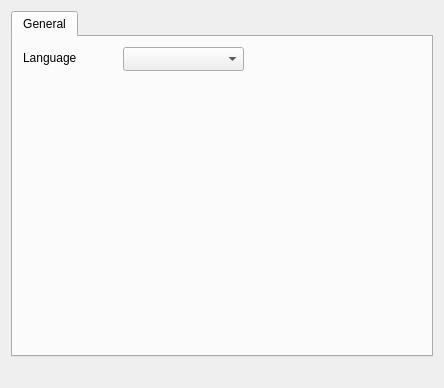
<?xml version="1.0" encoding="UTF-8"?>
<ui version="4.0">
 <class>LanguagePreferences</class>
 <widget class="QDialog" name="LanguagePreferences">
  <property name="geometry">
   <rect>
    <x>0</x>
    <y>0</y>
    <width>444</width>
    <height>388</height>
   </rect>
  </property>
  <property name="windowTitle">
   <string>Preferences</string>
  </property>
  <layout class="QGridLayout" name="gridLayout">
   <item row="0" column="0" colspan="2">
    <widget class="QTabWidget" name="tabWidget">
     <property name="tabPosition">
      <enum>QTabWidget::North</enum>
     </property>
     <property name="currentIndex">
      <number>0</number>
     </property>
     <widget class="QWidget" name="TabGeneral">
      <attribute name="title">
       <string>General</string>
      </attribute>
      <widget class="QLabel" name="label">
       <property name="geometry">
        <rect>
         <x>10</x>
         <y>10</y>
         <width>81</width>
         <height>21</height>
        </rect>
       </property>
       <property name="text">
        <string>Language</string>
       </property>
      </widget>
      <widget class="QComboBox" name="comboBoxLanguage">
       <property name="geometry">
        <rect>
         <x>110</x>
         <y>10</y>
         <width>121</width>
         <height>24</height>
        </rect>
       </property>
      </widget>
     </widget>
    </widget>
   </item>
   <item row="1" column="0">
    <spacer name="horizontalSpacer">
     <property name="orientation">
      <enum>Qt::Horizontal</enum>
     </property>
     <property name="sizeHint" stdset="0">
      <size>
       <width>293</width>
       <height>20</height>
      </size>
     </property>
    </spacer>
   </item>
  </layout>
 </widget>
 <resources/>
 <connections/>
</ui>
